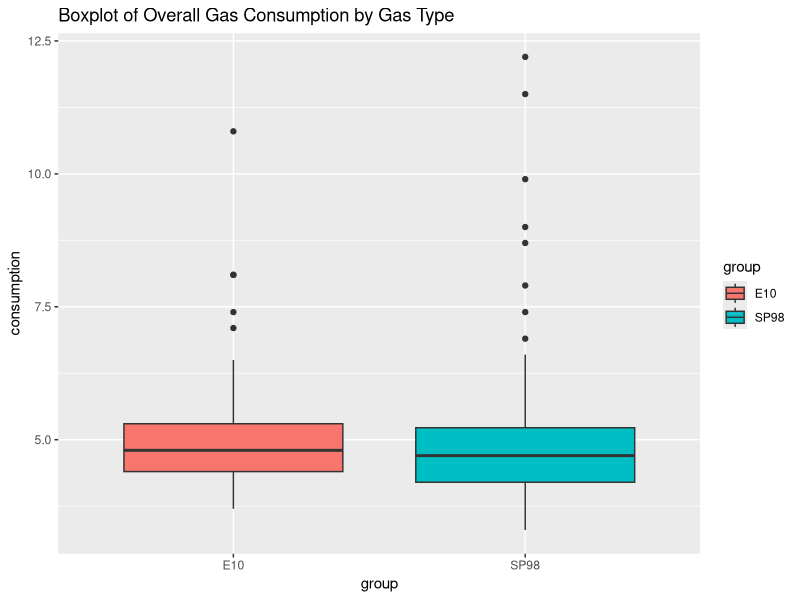
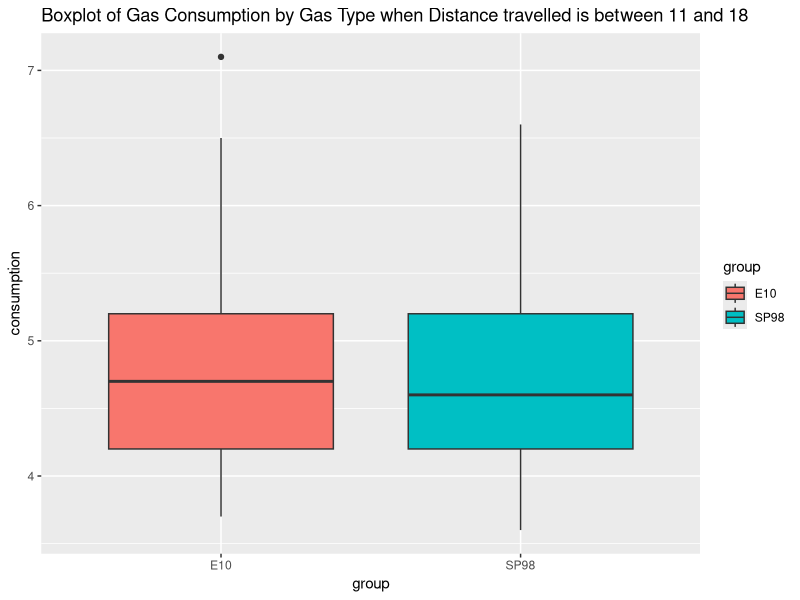
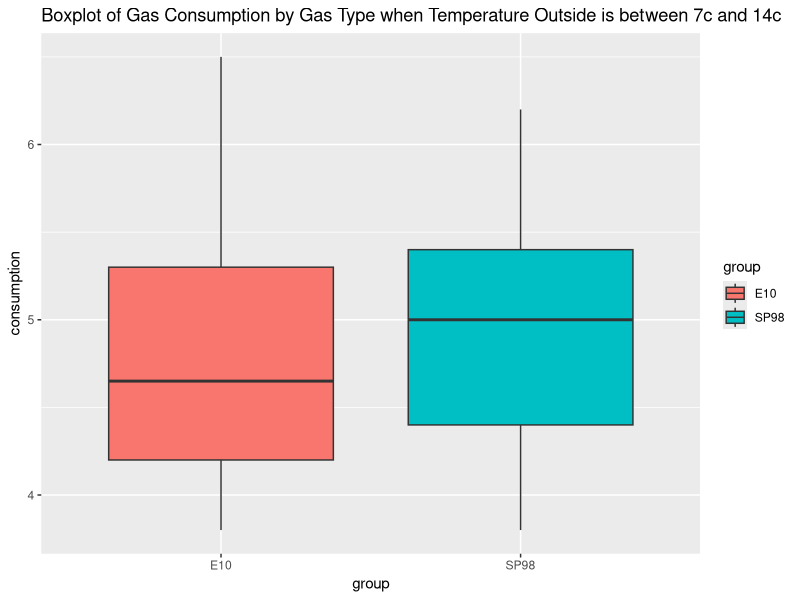
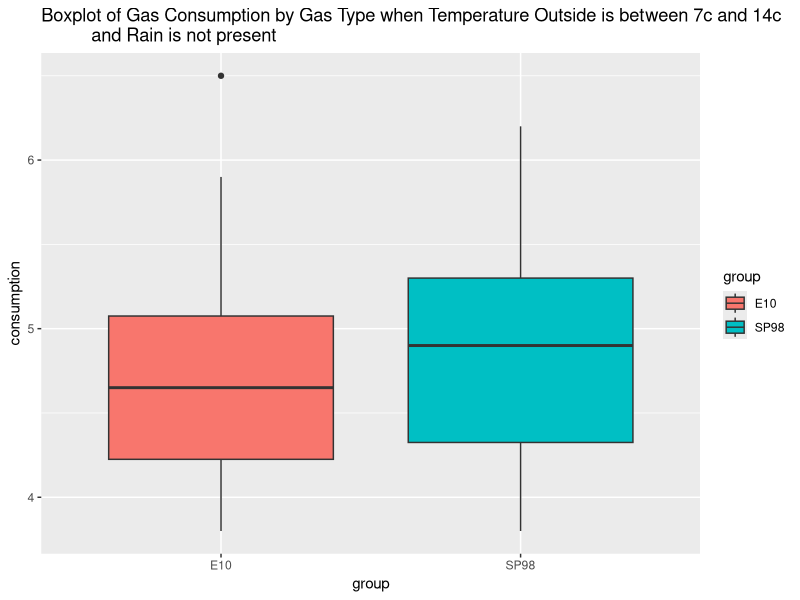
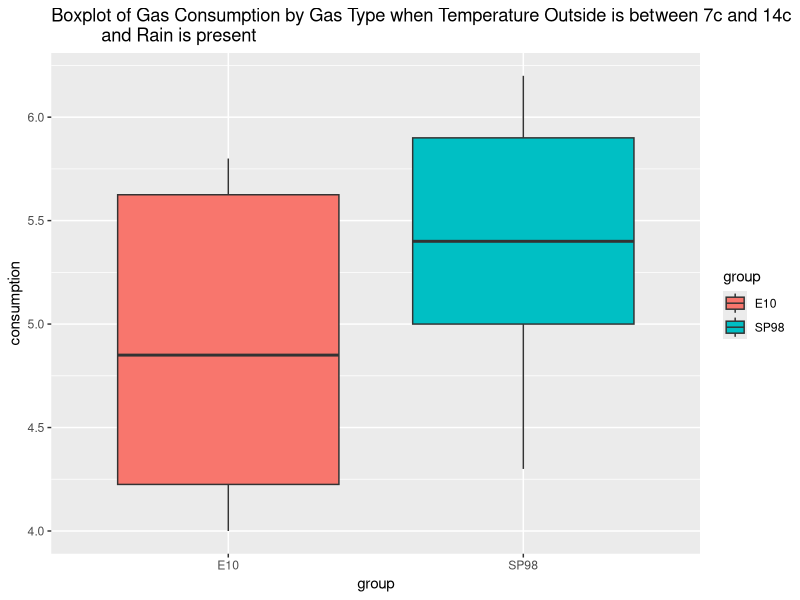
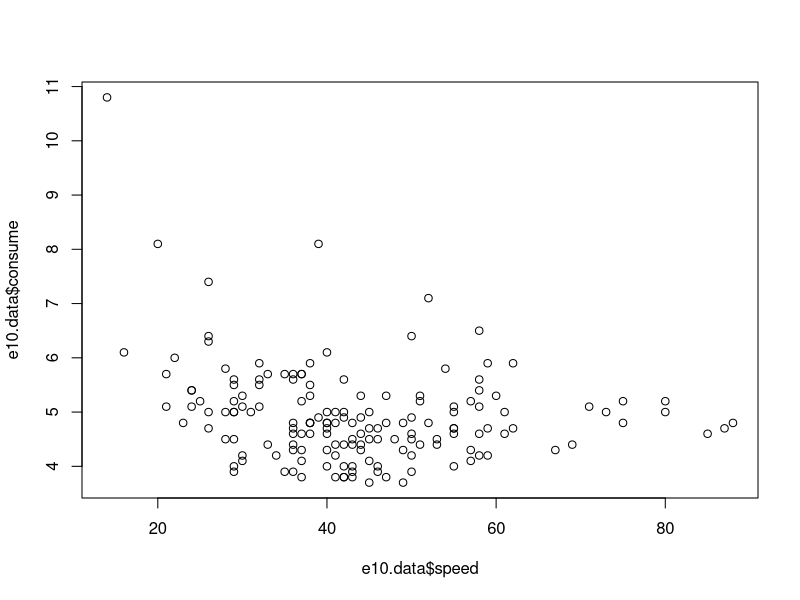
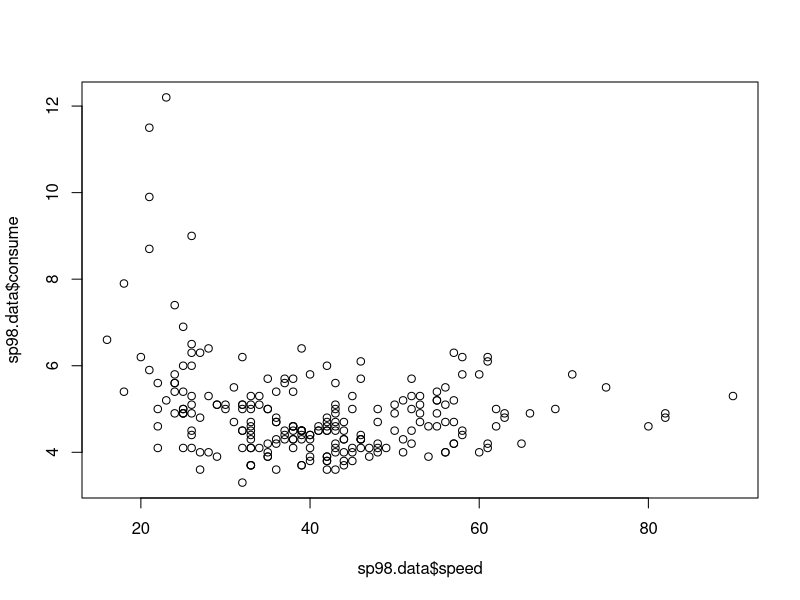

These figures' R source, in order:
setwd("C:/Users/Admin/Desktop/Data Science Projects/Fuel Consumption")
rm(list=ls())

library(ggplot2)

data <- read.csv("measurements.csv")
summary(data)

#Lets check regression model between consume and gas_Type

fit1 <- lm(consume ~ factor(gas_type),data=data)
summary(fit1)
#Fail to reject the null, no significant difference between gas type and consume

fit2 <- lm(as.numeric(consume) ~ gas_type + speed + distance +
             temp_inside + temp_outside + AC + rain + sun,data=data)
summary(fit2)

#It seems that the variable that matters are speed, distance, temp outside, and rain when considering
#all data


anova(fit1,fit2)

#Shows that fit 2 is a much better data

#####################################################################################
#####################################################################################
#####################################################################################

#Dividing data set between e10 and sp98

e10.data <- data[which(data$gas_type =="E10"),]
sp98.data <- data[which(data$gas_type =="SP98"),]

e10.fit <- lm(consume ~ speed+distance+temp_inside+temp_outside+AC+rain+sun,data=e10.data)
summary(e10.fit)

sp98.fit <- lm(consume ~ speed+distance+temp_inside+temp_outside+AC+rain+sun,data=sp98.data)
summary(sp98.fit)

#####################################################################################
#####################################################################################
#####################################################################################


e10 <- data.frame(group ="E10",consumption = e10.data$consume)
sp98 <- data.frame(group ="SP98" ,consumption =sp98.data$consum)

sub.data <- rbind(e10,sp98)
ggplot(sub.data, aes(x=group,y=consumption,fill=group))+
  ggtitle("Boxplot of Overall Gas Consumption by Gas Type")+
  geom_boxplot()

summary(e10.data$consume) 
summary(sp98.data$consume)

#We notice from the two regression models of 2 gas types, that Temperature outside is 
#a significant factor we must consider when comparing the two fuel types.

summary(e10.data$temp_outside)
summary(sp98.data$temp_outside)
t.test(e10.data$temp_outside,sp98.data$temp_outside,var.equal = T)
#We notice that there is a difference in means of temperatue outside.
#This means that both gas types have not been used in similar temperatures and can 
#impact gas consumption according to our regression models above.

#####################################################################################
#####################################################################################
#####################################################################################

summary(e10.data$distance)
summary(sp98.data$distance)
#We see that there is quite an outlier in the distance between gas types. This can 
#influence consume so we standardize the variable by determining the range of
#distance we will observe

#A form of standardizing data
norm.e10.data <- data[which(data$distance <= 18 & data$distance >= 11 & data$gas_type =="E10"),]
norm.sp98.data <- data[which(data$distance <= 18 & data$distance >= 11 & data$gas_type =="SP98"),]

e10 <- data.frame(group ="E10",consumption = as.numeric(norm.e10.data$consume))
sp98 <- data.frame(group ="SP98" ,consumption = as.numeric(norm.sp98.data$consume))

sub.data <- rbind(e10,sp98)
ggplot(sub.data, aes(x=group,y=consumption,fill=group))+
  ggtitle("Boxplot of Gas Consumption by Gas Type when Distance travelled is between 11 and 18")+
  geom_boxplot()

summary(norm.e10.data$consume)
summary(norm.sp98.data$consume)

#We see that E10 on average has a slightly higher consume (4.788L/100km) than SP98 (4.755L/100km)

#####################################################################################
#####################################################################################
#####################################################################################

#We check what happens to the consume data when temp outside is standardized
#Earlier we see that the mean of temperature outside between the fuel consumption were
#not equal and we are worried that this may affect our observations
summary(e10.data$temp_outside)
summary(sp98.data$temp_outside)

#A form of standardizing data
norm.e10.temp.data <- data[which(data$temp_outside <= 14 & data$temp_outside >= 7 & data$gas_type =="E10"
                                 & data$distance <= 18 & data$distance >= 11),]

norm.sp98.temp.data <- data[which(data$temp_outside <= 14 & data$temp_outside >= 7 & data$gas_type =="SP98"
                                  & data$distance <= 18 & data$distance >= 11),]

e10 <- data.frame(group ="E10",consumption = as.numeric(norm.e10.temp.data$consume))
sp98 <- data.frame(group ="SP98" ,consumption = as.numeric(norm.sp98.temp.data$consume))

sub.data <- rbind(e10,sp98)
ggplot(sub.data, aes(x=group,y=consumption,fill=group))+
  ggtitle("Boxplot of Gas Consumption by Gas Type when Temperature Outside is between 7c and 14c")+
  geom_boxplot()

summary(norm.e10.temp.data$consume)
summary(norm.sp98.temp.data$consume)

#We see that SP98 on average has a slightly higher consume (4.935L/100km) than E10 (4.758L/100km)
#When we only use data between 7c to 14c

#####################################################################################
#####################################################################################
#####################################################################################

#In our best model, we noticed that rain also made an impact on consume therefore we
#check consume when rain is present

#A form of standardizing data
norm.e10.temp.rain.data <- data[which(data$temp_outside <= 14 & data$temp_outside >= 7 & data$gas_type =="E10"
                                 & data$distance <= 18 & data$distance >= 11 & data$rain==0),]

norm.sp98.temp.rain.data <- data[which(data$temp_outside <= 14 & data$temp_outside >= 7 & data$gas_type =="SP98"
                                  & data$distance <= 18 & data$distance >= 11 & data$rain==0),]

e10 <- data.frame(group ="E10",consumption = as.numeric(norm.e10.temp.rain.data$consume))
sp98 <- data.frame(group ="SP98" ,consumption = as.numeric(norm.sp98.temp.rain.data$consume))

sub.data <- rbind(e10,sp98)
ggplot(sub.data, aes(x=group,y=consumption,fill=group))+
  ggtitle("Boxplot of Gas Consumption by Gas Type when Temperature Outside is between 7c and 14c
          and Rain is not present")+
  geom_boxplot()

#A form of standardizing data
norm.e10.temp.rain.data <- data[which(data$temp_outside <= 14 & data$temp_outside >= 7 & data$gas_type =="E10"
                                      & data$distance <= 18 & data$distance >= 11 & data$rain==1),]

norm.sp98.temp.rain.data <- data[which(data$temp_outside <= 14 & data$temp_outside >= 7 & data$gas_type =="SP98"
                                       & data$distance <= 18 & data$distance >= 11 & data$rain==1),]

e10 <- data.frame(group ="E10",consumption = as.numeric(norm.e10.temp.rain.data$consume))
sp98 <- data.frame(group ="SP98" ,consumption = as.numeric(norm.sp98.temp.rain.data$consume))

sub.data <- rbind(e10,sp98)
ggplot(sub.data, aes(x=group,y=consumption,fill=group))+
  ggtitle("Boxplot of Gas Consumption by Gas Type when Temperature Outside is between 7c and 14c
          and Rain is present")+
  geom_boxplot()

summary(norm.e10.temp.rain.data$consume)
summary(norm.sp98.temp.rain.data$consume)

#Please note the higher variance in the boxplot models as there are not many observations were recorded
#for when rain was present.

#####################################################################################
#####################################################################################
#####################################################################################

#Some extra analysis 
plot(e10.data$speed,e10.data$consume)
plot(sp98.data$speed,sp98.data$consume)

cor(e10.data$speed,e10.data$consume)
cor(sp98.data$speed,sp98.data$consume)